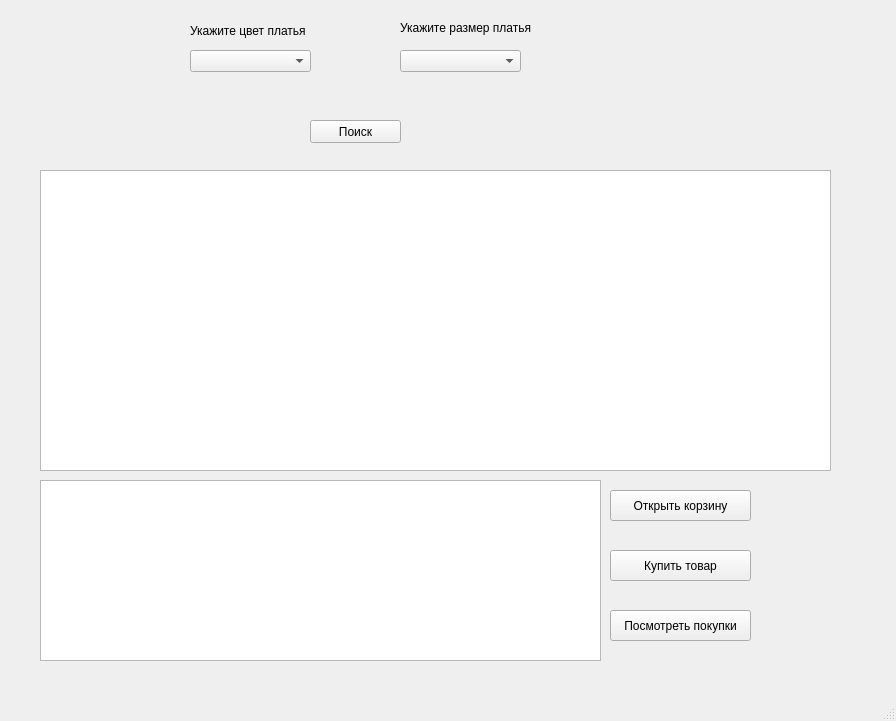
<?xml version="1.0" encoding="UTF-8"?>
<ui version="4.0">
 <class>MainWindow</class>
 <widget class="QMainWindow" name="MainWindow">
  <property name="geometry">
   <rect>
    <x>0</x>
    <y>0</y>
    <width>896</width>
    <height>721</height>
   </rect>
  </property>
  <property name="windowTitle">
   <string>MainWindow</string>
  </property>
  <widget class="QWidget" name="centralwidget">
   <widget class="QPushButton" name="pushBtn">
    <property name="geometry">
     <rect>
      <x>310</x>
      <y>120</y>
      <width>91</width>
      <height>23</height>
     </rect>
    </property>
    <property name="text">
     <string>Поиск</string>
    </property>
   </widget>
   <widget class="QComboBox" name="box1">
    <property name="geometry">
     <rect>
      <x>190</x>
      <y>50</y>
      <width>121</width>
      <height>22</height>
     </rect>
    </property>
   </widget>
   <widget class="QComboBox" name="box2">
    <property name="geometry">
     <rect>
      <x>400</x>
      <y>50</y>
      <width>121</width>
      <height>22</height>
     </rect>
    </property>
   </widget>
   <widget class="QLabel" name="label">
    <property name="geometry">
     <rect>
      <x>400</x>
      <y>20</y>
      <width>131</width>
      <height>16</height>
     </rect>
    </property>
    <property name="text">
     <string>Укажите размер платья</string>
    </property>
   </widget>
   <widget class="QLabel" name="label_2">
    <property name="geometry">
     <rect>
      <x>190</x>
      <y>20</y>
      <width>121</width>
      <height>21</height>
     </rect>
    </property>
    <property name="text">
     <string>Укажите цвет платья</string>
    </property>
   </widget>
   <widget class="QTableWidget" name="tableWidget">
    <property name="geometry">
     <rect>
      <x>40</x>
      <y>170</y>
      <width>791</width>
      <height>301</height>
     </rect>
    </property>
   </widget>
   <widget class="QPushButton" name="order_btn">
    <property name="geometry">
     <rect>
      <x>610</x>
      <y>610</y>
      <width>141</width>
      <height>31</height>
     </rect>
    </property>
    <property name="text">
     <string>Посмотреть покупки</string>
    </property>
   </widget>
   <widget class="QTableWidget" name="tableWidget_2">
    <property name="geometry">
     <rect>
      <x>40</x>
      <y>480</y>
      <width>561</width>
      <height>181</height>
     </rect>
    </property>
   </widget>
   <widget class="QPushButton" name="busket_button">
    <property name="geometry">
     <rect>
      <x>610</x>
      <y>490</y>
      <width>141</width>
      <height>31</height>
     </rect>
    </property>
    <property name="text">
     <string>Открыть корзину</string>
    </property>
   </widget>
   <widget class="QPushButton" name="busket_button_2">
    <property name="geometry">
     <rect>
      <x>610</x>
      <y>550</y>
      <width>141</width>
      <height>31</height>
     </rect>
    </property>
    <property name="text">
     <string>Купить товар</string>
    </property>
   </widget>
  </widget>
  <widget class="QMenuBar" name="menubar">
   <property name="geometry">
    <rect>
     <x>0</x>
     <y>0</y>
     <width>896</width>
     <height>21</height>
    </rect>
   </property>
  </widget>
  <widget class="QStatusBar" name="statusbar"/>
 </widget>
 <resources/>
 <connections/>
</ui>
